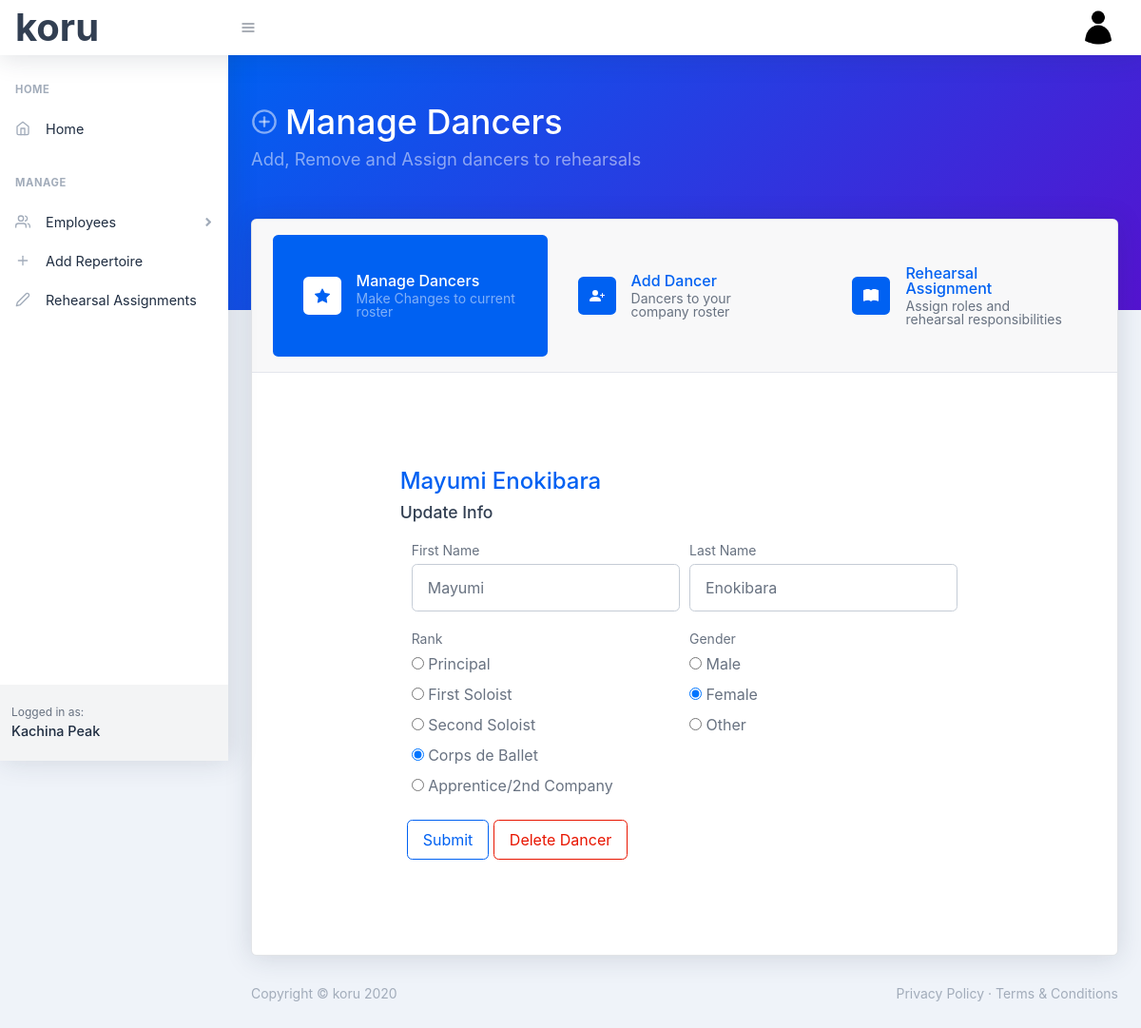
Before: /dancer/1 (signed in) with the older database file.
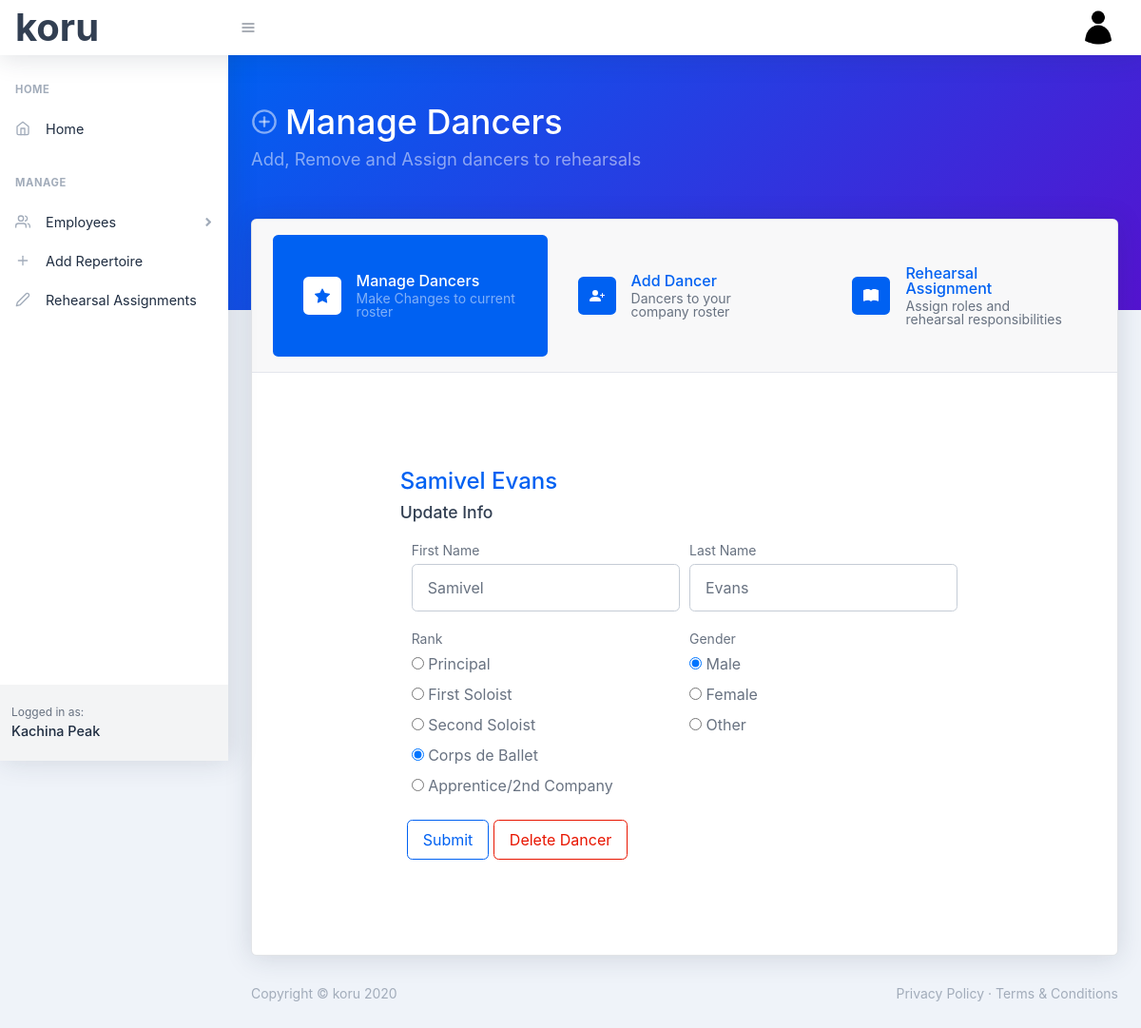
After: the same page with the newer database file.
### koru/models.py (models this page shows, shortened)
class Dancer(db.Model):
    id = db.Column(db.Integer, primary_key=True)
    first_name = db.Column(db.String(30), nullable=False)
    last_name = db.Column(db.String(30), nullable=False)
    rank = db.Column(db.String(20), nullable=False)
    gender = db.Column(db.String(20), nullable=False)
    user_id = db.Column(db.Integer, db.ForeignKey('user.id'), nullable=False)

### koru/dancers/routes.py (the view)
@dancers.route('/dancer/<int:dancer_id>', methods=['GET', 'POST'])
@login_required
def dancer(dancer_id):
    dancer = Dancer.query.get_or_404(dancer_id)
    if dancer.company != current_user:
        abort(403)
    form = AddDancerForm()
    if form.validate_on_submit():
        dancer.first_name = form.first_name.data
        dancer.last_name = form.last_name.data
        dancer.rank = form.rank.data
        dancer.gender = form.gender.data
        db.session.commit()
        flash('Dancer Updated', 'success')
        return redirect(url_for('dancers.manage_dancers'))
    elif request.method == 'GET':
        form.first_name.data = dancer.first_name
        form.last_name.data = dancer.last_name
        form.rank.data = dancer.rank
        form.gender.data = dancer.gender
    return render_template('dancer.html', title=dancer.first_name, dancer=dancer, manageActive='active', form=form)

### koru/dancers/forms.py
class AddDancerForm(FlaskForm):
    first_name = StringField('First Name', validators=[DataRequired()])
    last_name = StringField('Last Name', validators=[DataRequired()])
    rank = RadioField(u'Rank', choices=[('Principal'), ('First Soloist'), ('Second Soloist'), ('Corps de Ballet'), ('Apprentice/2nd Company')])
    gender = RadioField(u'Gender', choices=[('Male'), ('Female'), ('Other')])
    submit = SubmitField('Submit')

### koru/models.py (called while the page is built)
@login_manager.user_loader
def load_user(user_id):
    return User.query.get(int(user_id))

### koru/templates/dancer.html (shortened to what the changed rows need)
{% extends "manageDancerLayout.html" %}
{% block dancerbody %}
<div class="tab-pane py-5 py-xl-10 fade show active" id="wizard1" role="tabpanel" aria-labelledby="wizard1-tab">
    <div class="row justify-content-center">
        <div class="col-xxl-6 col-xl-8 col-lg-10 col-md-10 col-sm-10 col-xs-12 m-1">
            <h1 class="text-primary">{{ dancer.first_name }} {{ dancer.last_name}}</h1>
            <h5 class="card-title">Update Info</h5>
            <form class="col-sm-12" method="POST" action="">
                <div class="form-row">
                    <div class="form-group col-md-6">
                        {{ form.first_name.label(class="small mb-1") }}
                        {% if form.first_name.errors %}
                            {{ form.first_name(class="form-control py-4 is-invalid", placeholder="First Name") }}
                                <div class="invalid-feedback">
                                    {% for error in form.first_name.errors %}
                                        <span>{{ error }}</span>
                                    {% endfor %}
                                </div>
                            {% else %}
                                {{ form.first_name(class="form-control py-4", placeholder="First Name") }}
                            {% endif %}
                    </div>
                    <div class="form-group col-md-6">
                        {{ form.last_name.label(class="small mb-1") }}
                        {% if form.last_name.errors %}
                            {{ form.last_name(class="form-control py-4 is-invalid", placeholder="Last Name") }}
                                <div class="invalid-feedback">
                                    {% for error in form.last_name.errors %}
                                        <span>{{ error }}</span>
                                    {% endfor %}
                                </div>
                            {% else %}
                                {{ form.last_name(class="form-control py-4", placeholder="Last Name") }}
                            {% endif %}
                    </div>
                </div>
                <div class="form-row">
                    <div class="form-group col-md-6">
                        {% if form.gender.errors %}
                            {% for subfield in form.gender %} </br>
                                <tr>
                                    <td>{{ subfield }}</td>
                                    <td>{{ subfield.label }}</td>
                                </tr>
                            {% endfor %}</br>
                            {% for error in form.gender.errors %}
                                <span style="color: red;">{{ error }}</span>
                            {% endfor %}
                            {% else %}
                            {% for subfield in form.gender %} </br>
                                <tr>
                                    <td>{{ subfield }}</td>
                                    <td>{{ subfield.label }}</td>
                                </tr>
                            {% endfor %}
                            {% endif %}
                    </div>
                </div>
            </form>
        </div>
    </div>
</div>
{% endblock %}

Changed rows visible on the page:
changed Dancer: first_name "Mayumi" → "Samivel"; last_name "Enokibara" → "Evans"
Other visible differences:
form field gender: "☐ Male" → "☑ Male"
form field gender: "☑ Female" → "☐ Female"
